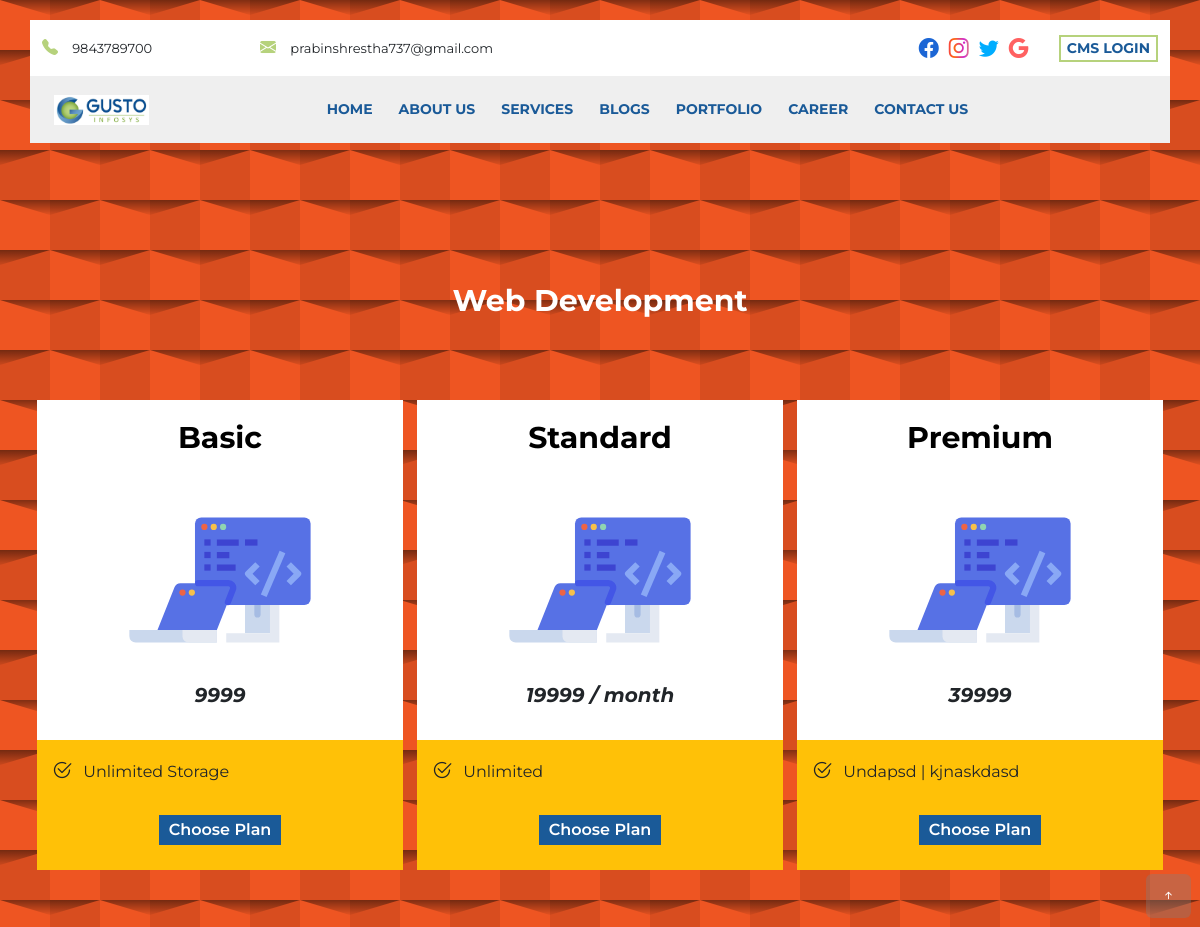
Page /ourplan/ on the earlier database version.
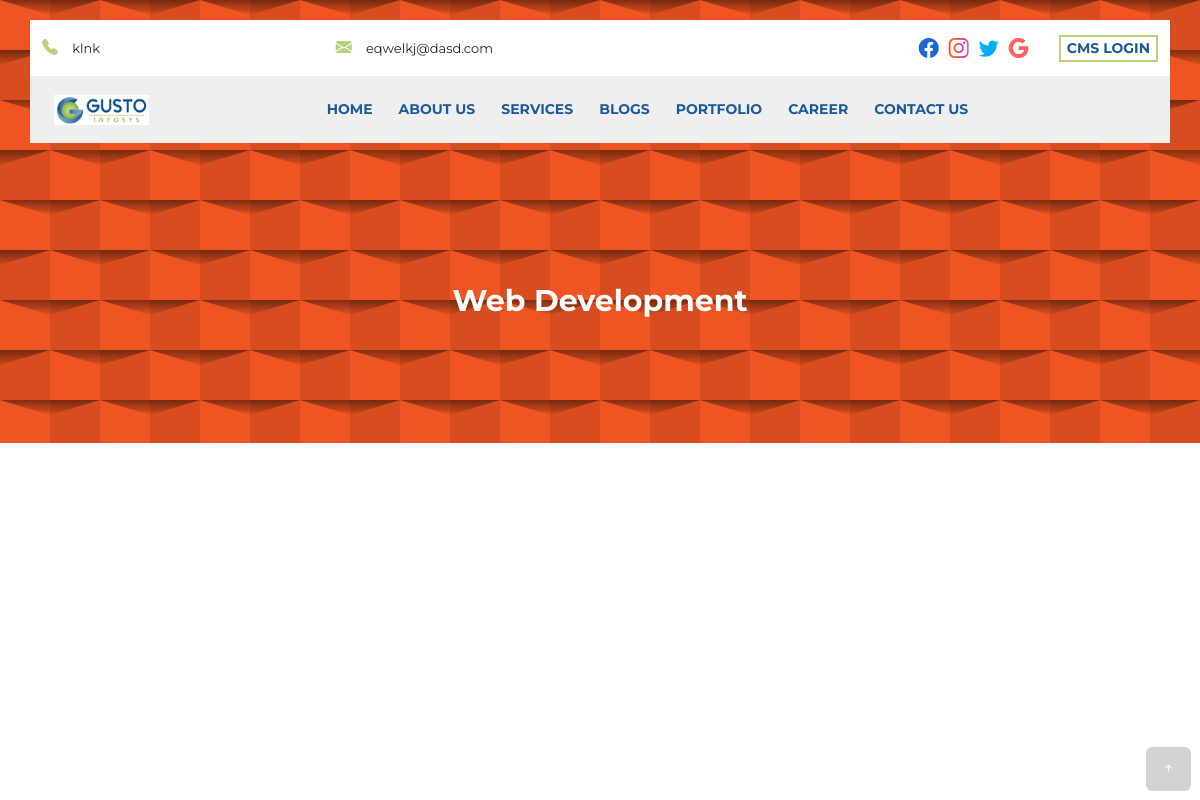
Same page on the later database version.
### myapp/models.py (models this page shows, shortened)
class CompanyInfo(models.Model):
    email = models.EmailField(max_length=254)
    phone = models.CharField(max_length=15)
    location = models.CharField(max_length=50, default="Sallaghari")
    facebook = models.CharField(max_length=150)
    twitter = models.CharField(max_length=150)
    instagram = models.CharField(max_length=150)
    google = models.CharField(max_length=50)

class OurPlan(models.Model):
    plan_type = models.CharField(max_length=50)
    price = models.CharField(max_length=50)
    description = models.TextField()

### myapp/views.py (the view)
# urls.py: path('ourplan/', views.ourplan, name="ourplan"),
def ourplan(request):
    plan = OurPlan.objects.all()
    info = CompanyInfo.objects.latest('id')
    data = {}
    data['plan'] = plan
    data['infos'] = info
    return render(request, 'plan.html', data)

### templates/plan.html (shortened to what the changed rows need)
<!DOCTYPE html>
{% load static %}
<html lang="en">
<head>
    <link rel="stylesheet" href="{% static 'node_modules\bootstrap\dist\css\bootstrap.min.css'%}">
    <link rel="stylesheet" href="{% static 'node_modules\bootstrap-icons\font\bootstrap-icons.css'%}">
    <link rel="stylesheet" href="{% static 'owlcarousel\dist\assets\owl.carousel.min.css'%}">
    <link rel="stylesheet" href="{% static 'owlcarousel\dist\assets\owl.theme.default.css'%}">
    <link rel="stylesheet" href="{% static 'node_modules\aos\dist\aos.css'%}" />
    <link rel="stylesheet" href="{% static 'css\main.css'%}">
</head>
<body >
<div class="postion-relative ">
  <section class="header"  data-aos="fade-down">
    <div class="container bg-white">
      <div class="row py-2">
        <div class="col-md-5  header_contact">
          <div class="header_contact_phone">
            <i class="bi bi-telephone-fill "></i>
            <span>{{infos.phone}}</span>
          </div>
          <div class="header_contact_email" >
            <i class="bi bi-envelope-fill "></i>
            <span>{{infos.email}}</span>
          </div>
        </div>
      </div>
    </div>
  </section>
</div>
<section class="plan_bg">
  <div class="container">
    <div class="row">
      <div class="col-md-12 p-0 ">
        <div class="plan_flex">
        {% for plans in plan %}
        <div class="plan_box"  data-aos="fade-right">
          <div class="plan_box_head">
            <p class="text-capitalized text-center plan_box_type">{{plans.plan_type}}</p>
            <img class="plan_box_img" src="{% static 'image\development.svg'%}" alt="">
            <div class="plan_box_amount">
              <i class="plan_box_price">{{plans.price}}</i>
            </div>
          </div>
          <div class="plan_box_details_bg">
            <div class="plan_box_details">
              <i class="bi bi-check2-circle" ></i>
              <span>{{plans.description}}</span>
            </div>
            <div class="plan_box_but">
              <button class="text-capitalize text-center " onclick="location.href='{% url 'chooseplan'  %}'">choose Plan</button>
            </div>
          </div>
        </div>
        {% endfor %}
</body>
</html>

Differences in the rows shown:
removed OurPlan: plan_type "Basic", price "9999", description "Unlimited Storage"
removed OurPlan: plan_type "Standard", price "19999 / month", description "Unlimited"
removed OurPlan: plan_type "Premium", price "39999", description "Undapsd | kjnaskdasd"
changed CompanyInfo: phone "9843789700" → "klnk"; email "prabinshrestha737@gmail.com" → "eqwelkj@dasd.com"
